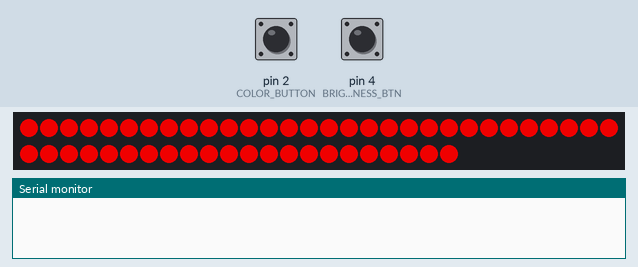
Recording of a sketch running on a simulated Arduino Uno, built with avr-gcc and run on an emulated ATmega328P. Parts: 52 RGB LEDs in strip order, left to right, continuing on the next row, the last lines printed to the serial monitor. The inputs (shaded band) are chosen by the test bench; at power-on: pin 2 (COLOR_BUTTON) HIGH, pin 4 (BRIGHTNESS_BTN) HIGH.

Above: at 1.2 s.
1.3 s: pin 2 (COLOR_BUTTON) pulled LOW for 0.15 s
At 2.3 s:
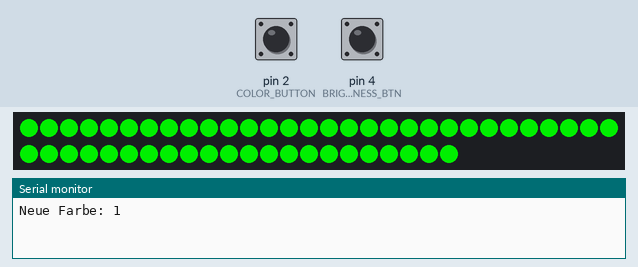
2.9 s: pin 2 (COLOR_BUTTON) pulled LOW for 1 s
At 3.4 s:
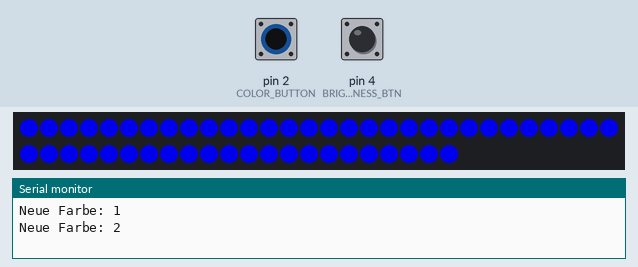
5.4 s: pin 2 (COLOR_BUTTON) pulled LOW for 0.15 s
At 6.6 s:
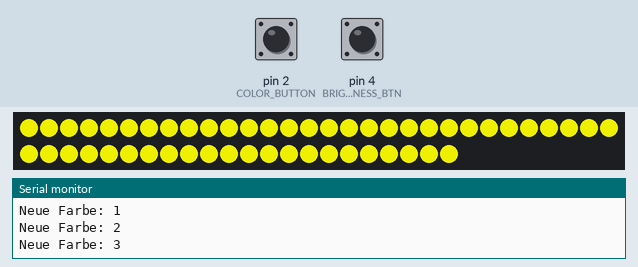
7.0 s: pin 2 (COLOR_BUTTON) pulled LOW for 3.2 s
At 7.8 s:
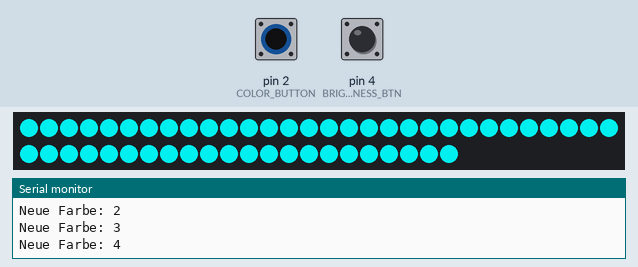
11.7 s: pin 2 (COLOR_BUTTON) pulled LOW for 0.15 s
At 12.0 s:
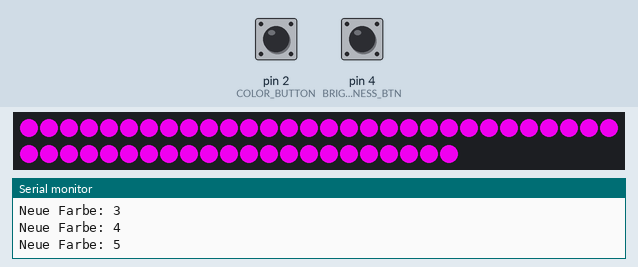
13.3 s: pin 2 (COLOR_BUTTON) pulled LOW for 1 s
At 14.4 s:
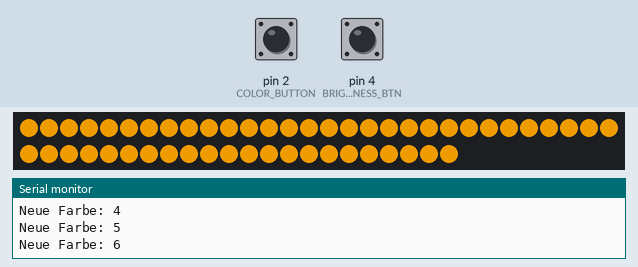
Timing chart, 0 to 16.3 s (numbered marks = the images above; inputs shaded):
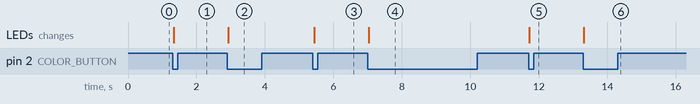

The sketch:

LED_Nachtlicht_copy_20250320083006.ino
```cpp
#include <Adafruit_NeoPixel.h>

#define LED_PIN        14   // WS2812 LEDs an GPIO 14
#define BRIGHTNESS_BTN 4    // Taster für Helligkeit (GPIO 4)
#define COLOR_BUTTON   2    // Taster für Farbwechsel
#define MODE_BUTTON    0    // Taster für Rainbow-Modus
#define NUMPIXELS      52   // Anzahl der LEDs
#define DELAYVAL       50   // Verzögerung für Effekte (ms)
#define RAINBOW_SPEED  64   // Geschwindigkeit des Rainbow-Modus (kleinere Werte = langsamer)

Adafruit_NeoPixel pixels(NUMPIXELS, LED_PIN, NEO_GRB + NEO_KHZ800);

// 🌟 Helligkeitsstufen (5% und 80%)
int brightnessLevels[] = {13, 204};
int brightnessIndex = 1; // Start mit 80%

// 🎨 7 Farben für den normalen Modus
uint32_t colors[] = {
  pixels.Color(255, 0, 0),   // 🔴 Rot
  pixels.Color(0, 255, 0),   // 🟢 Grün
  pixels.Color(0, 0, 255),   // 🔵 Blau
  pixels.Color(255, 255, 0), // 🟡 Gelb
  pixels.Color(0, 255, 255), // 🔵 Cyan
  pixels.Color(255, 0, 255), // 🟣 Magenta
  pixels.Color(255, 165, 0)  // 🟠 Orange
};

int colorIndex = 0;      // Aktuelle Farbe
bool rainbowMode = false; // Rainbow-Modus an/aus
int rainbowStep = 0;     // Für den Farbverlauf

// Timer für automatische Abschaltung
bool timerActive = false;
unsigned long timerStart = 0;
const unsigned long shutdownTime = 3600000; // 1 Stunde (60 * 60 * 1000 ms)

// Debounce-Variablen
bool lastBrightnessState = HIGH;
bool lastColorState = HIGH;
bool lastModeState = HIGH;
unsigned long lastDebounceTime = 0;
const int debounceDelay = 150;  // Entprellzeit

void setup() {
  pixels.begin();
  pinMode(COLOR_BUTTON, INPUT_PULLUP);
  pinMode(MODE_BUTTON, INPUT_PULLUP);
  pinMode(BRIGHTNESS_BTN, INPUT_PULLUP);
  Serial.begin(115200);
}

void loop() {
  unsigned long currentMillis = millis();

  // 🌟 Helligkeit per Taster umschalten
  bool readingBrightness = digitalRead(BRIGHTNESS_BTN);
  if (readingBrightness == LOW && lastBrightnessState == HIGH && (currentMillis - lastDebounceTime) > debounceDelay) {
    lastDebounceTime = currentMillis;
    brightnessIndex = (brightnessIndex + 1) % 2; // Wechsel zwischen 5% und 80%

    if (brightnessIndex == 0) {
      timerStart = millis();
      timerActive = true;
      Serial.println("Timer gestartet: LED schaltet in 1 Stunde aus.");
    } else {
      timerActive = false; // Timer deaktivieren, wenn Helligkeit auf 80 % geht
      Serial.println("Helligkeit auf 80%, Timer gestoppt.");
    }
  }
  lastBrightnessState = readingBrightness;

  // Automatische Abschaltung nach 1 Stunde
  if (timerActive && (currentMillis - timerStart >= shutdownTime)) {
    pixels.setBrightness(0);
    pixels.show();
    Serial.println("LED nach 1 Stunde ausgeschaltet.");
    timerActive = false; // Timer stoppen, um mehrfaches Ausschalten zu verhindern
    return;
  }

  pixels.setBrightness(brightnessLevels[brightnessIndex]);

  // 🎨 Farbwechsel per Taster
  bool readingColor = digitalRead(COLOR_BUTTON);
  if (readingColor == LOW && lastColorState == HIGH && (currentMillis - lastDebounceTime) > debounceDelay) {
    lastDebounceTime = currentMillis;
    colorIndex = (colorIndex + 1) % 7;  // 7 Farben
    Serial.print("Neue Farbe: ");
    Serial.println(colorIndex);
  }
  lastColorState = readingColor;

  // 🌈 Rainbow-Modus ein/aus
  bool readingMode = digitalRead(MODE_BUTTON);
  if (readingMode == LOW && lastModeState == HIGH && (currentMillis - lastDebounceTime) > debounceDelay) {
    lastDebounceTime = currentMillis;
    rainbowMode = !rainbowMode;
    Serial.print("Rainbow Mode: ");
    Serial.println(rainbowMode);
  }
  lastModeState = readingMode;

  // 🌈 Rainbow oder feste Farbe setzen
  if (rainbowMode) {
    for (int i = 0; i < NUMPIXELS; i++) {
      int hue = (rainbowStep + (i * 256 / NUMPIXELS)) % 65536;
      pixels.setPixelColor(i, pixels.ColorHSV(hue));
    }
    rainbowStep = (rainbowStep + RAINBOW_SPEED) % 65536; // 🌈 Langsamerer Farbverlauf
  } else {
    pixels.fill(colors[colorIndex], 0, NUMPIXELS);
  }

  pixels.show();
  delay(DELAYVAL);
}
```

Measured:
- after the input at 1.3 s, the LEDs: change at once (image 1)
- after the input at 2.9 s, the LEDs: change at once (image 2)
- after the input at 5.4 s, the LEDs: change at once (image 3)
- after the input at 7.0 s, the LEDs: change at once (image 4)
- after the input at 11.7 s, the LEDs: change at once (image 5)
- after the input at 13.3 s, the LEDs: change at once (image 6)
